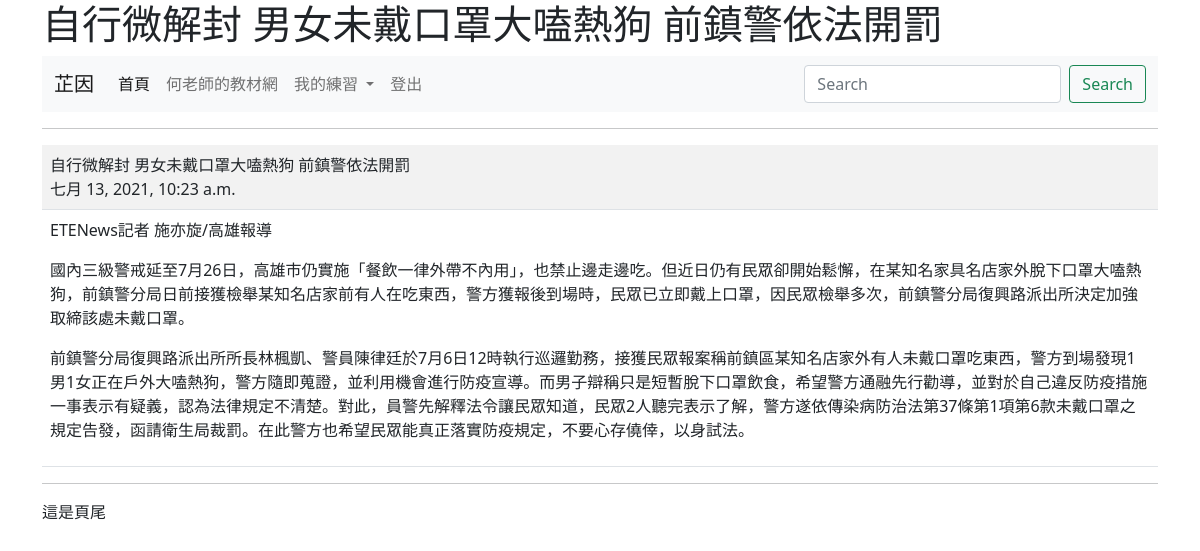
The app's page /show/7/ (signed in) with its own data.
### mysite/models.py (models this page shows, shortened)
class Post(models.Model):
	title = models.CharField(max_length=200) #field=資料欄
	content = models.TextField() #TextField=大量文字沒限制
	pub_date = models.DateTimeField(default=timezone.now) #預設現在的時間
	class Meta:
		ordering = ('-pub_date',)

### mysite/views.py (the view)
# urls.py: path('show/<int:id>/', views.show),
@login_required(login_url='/admin/login/')
def show(request, id):
	try:
		post = Post.objects.get(id=id)
	except:
		return redirect('/news/')
	return render(request, 'show.html' , locals())

### templates/show.html (shortened to what this page needs)
{% extends "base.html" %}
{% block main %}
	<hr>
	<table class ='table table-striped'>
		<tr>
			<td>
				{{post.title}}<br>
				{{post.pub_date}}
			</td>
		</tr>
	   	<tr>
	   		<td>
	   			{{post.content | linebreaks }}
	   		</td>
	   	</tr>
	</table>
{% endblock %}

### templates/menu.html (shortened to what this page needs)
<nav class="navbar navbar-expand-lg navbar-light bg-light">
	<div class="container-fluid">
		<a class="navbar-brand" href="#">
			{% if request.user.is_authenticated%}
				{{ request.user.first_name}}
			{% else %}
				未登入的訪客
			{% endif %}
		</a>
		<div class="collapse navbar-collapse" id="navbarSupportedContent">
			<ul class="navbar-nav me-auto mb-2 mb-lg-0">
				<li class="nav-item">
					<a class="nav-link active" aria-current="page" href="/">首頁</a>
				</li>
				<li class="nav-item">
					<a class="nav-link" href="https://104.es">何老師的教材網</a>
				</li>
				<li class="nav-item dropdown">
					<a class="nav-link dropdown-toggle" href="#" id="navbarDropdown" role="button" data-bs-toggle="dropdown" aria-expanded="false">
						我的練習
					</a>
				</li>
				{% if request.user.is_authenticated %}
					<li class="nav-item">
						<a class="nav-link" href="/logout/" tabindex="-1">登出</a>
					</li>
				{% else %}
					<li class="nav-item">
						<a class="nav-link" href="/admin/login/?next=/" tabindex="-1">登入
						</a>
					</li>
				{% endif %}
			</ul>
			<form class="d-flex">
				<input class="form-control me-2" type="search" placeholder="Search" aria-label="搜尋">
				<button class="btn btn-outline-success" type="submit">Search</button>
			</form>
		</div>
	</div>
</nav>

### records on screen
Post: title "自行微解封 男女未戴口罩大嗑熱狗 前鎮警依法開罰", pub_date "七月 13, 2021, 10:23 a.m.", content "ETENews記者 施亦旋/高雄報導 國內三級警戒延至7月26日，高雄市仍實施「餐飲一律外帶不內用」，也禁止邊走邊吃。但近日仍有民眾卻開始鬆懈，在某知名家具名店家外脫下口罩大嗑熱狗，前鎮警分局日前接獲檢舉某知名店家前有人在吃東西，警方獲報後到場時，民眾已立即戴上口罩，因民眾檢舉多次，前鎮警分局復興路派出所決定加強取締該處未戴口罩。 前鎮警分局復興路派出所所長林楓凱、警員陳律廷於7月6日12時執行巡邏勤務，接獲民眾報案稱前鎮區某知名店家外有人未戴口罩吃東西，警方到場發現1男1女正在戶外大嗑熱狗，警方隨即蒐證，並利用機會進行防疫宣導。而男子辯稱只是短暫脫下口罩飲食，希望警方通融先行勸導，並對於自己違反防疫措施一事表示有疑義，認為法律規定不清楚。對此，員警先解釋法令讓民眾知道，民眾2人聽完表示了解，警方遂依傳染病防治法第37條第1項第6款未戴口罩之規定告發，函請衛生局裁罰。在此警方也希望民眾能真正落實防疫規定，不要心存僥倖，以身試法。"

### other values on screen
{{ request.user.first_name }} "芷因"
